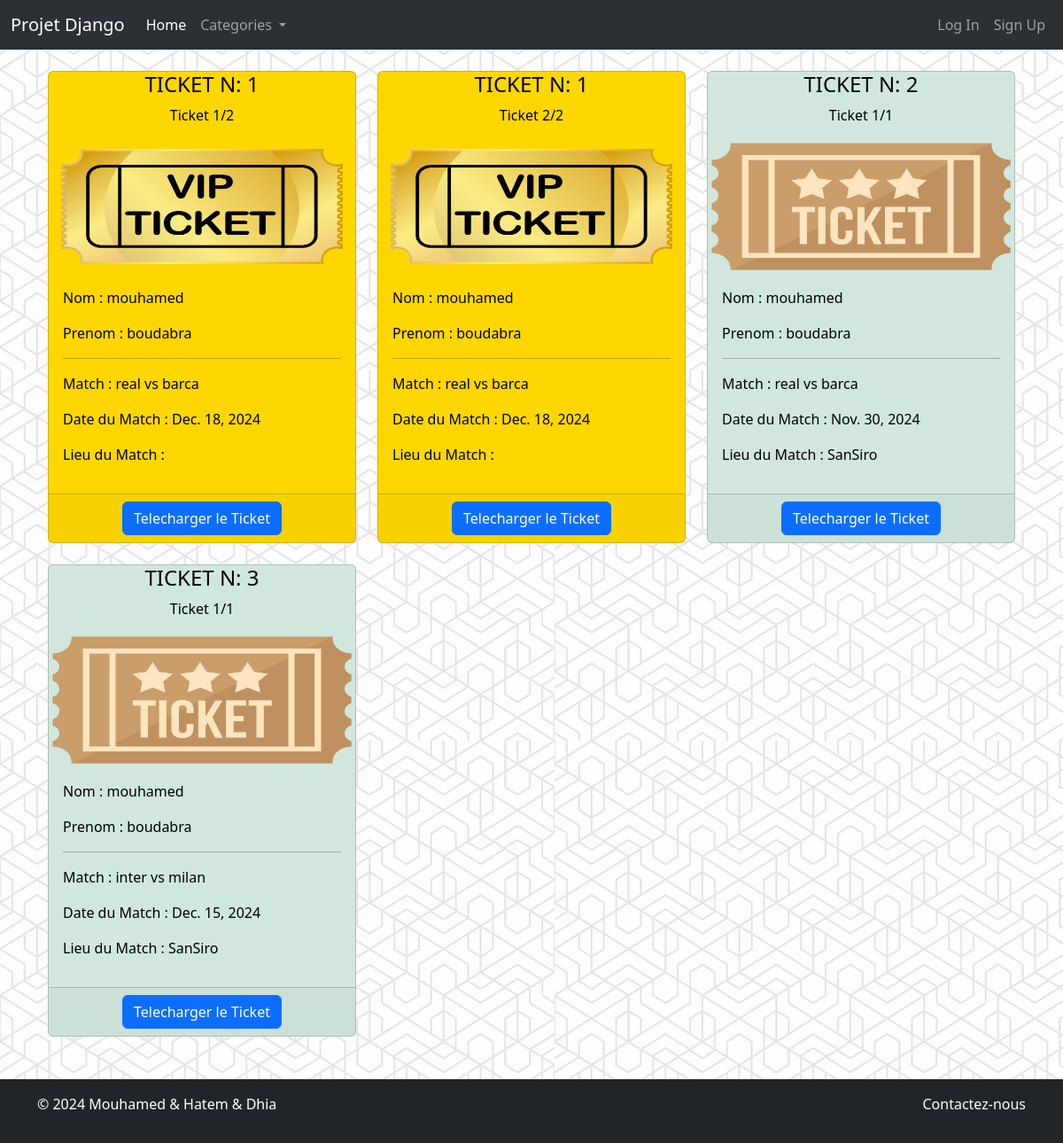
Page /ticket/6 on the committed database.
### tickets_app/models.py (models this page shows, shortened)
class Tickets(models.Model):
    client = models.ForeignKey(Client, on_delete=models.CASCADE)
    match = models.ForeignKey(Events, on_delete=models.CASCADE)
    date = models.DateField(auto_now_add=True)
    TICKET_TYPES = (
        ('Regulier', 'Regulier'),
        ('VIP', 'VIP'),
    )
    ticket_type = models.CharField(max_length=10, choices=TICKET_TYPES, default='Regulier')
    nbr = models.IntegerField(default=1)

### users_app/models.py (models this page shows, shortened)
class Users(models.Model):
    email = models.CharField(max_length=255)
    USER_TYPES = [
        ('Client', 'Client'),
        ('Organisateur', 'Organisateur'),
        ('Admin', 'Admin'),
    ]
    user_type = models.CharField(max_length=255, choices=USER_TYPES)
    addresse = models.CharField(max_length=500)
    profile_img = models.ImageField(default='profile_img_default.png', blank=True)

class Client(Users):
    nom = models.CharField(max_length=255)
    prenom = models.CharField(max_length=255)

### events_app/models.py (models this page shows, shortened)
class Events(models.Model):
    match = models.CharField(max_length=255)
    date = models.DateField(default=timezone.now)
    lieu = models.CharField(max_length=255)
    organisateur = models.ForeignKey(Organisateur, on_delete=models.CASCADE, related_name='events')
    image = models.ImageField(upload_to='images', default='default.png', blank=True)

### tickets_app/views.py (the view)
# urls.py: path('<int:id>', views.ticket_detail, name='ticket_detail'),
def ticket_detail(request, id):
    clnt = Client.objects.get(id=id)
    tickets = Tickets.objects.filter(client=clnt)
    return render(request, 'tickets_app/tickets_index.html', {'tickets': tickets})

### templates/tickets_app/tickets_index.html (shortened to what this page needs)
{% extends "base.html" %}
{% load static %}
{% block content %}
<div class="container">
    <link rel="stylesheet" href="{% static 'css/tickets_index.css' %}">
 <div class="row row-cols-1 row-cols-md-3 g-4">
    {% for ticket in tickets %}
        {% for i in ""|center:ticket.nbr %}
            <div class="col">
                <div class="card h-100 {{ ticket.ticket_type }}">
                    <h4 class="text-center">TICKET N: {{ ticket.id }}</h4>
                    <p class="text-center">Ticket {{ forloop.counter }}/{{ ticket.nbr }}</p>
                    {% if ticket.ticket_type == 'Regulier' %}
                        <img src="{% static 'Ticket_Reg_logo.png.webp'%}" style="height: 150px; width: auto;" class="card-img-top">
                    {% endif %}
                    {% if ticket.ticket_type == 'VIP' %}
                        <img src="{% static 'Ticket_VIP_logo.png'%}" style="height: 150px; width: auto;" class="card-img-top">
                    {% endif %}
                    <div class="card-body">
                        <div class="card-text">
                            <p>Nom : <span>{{ticket.client.nom}}</span></p>
                            <p>Prenom : <span>{{ticket.client.prenom}}</span></p>
                            <hr>
                            <p>Match : <span>{{ticket.match.match}}</span></p>
                            <p>Date du Match : <span>{{ticket.match.date}}</span></p>
                            <p>Lieu du Match : <span>{{ ticket.match.lieu }}</span></p>
                        </div>
                    </div>
                    <div class="card-footer">
                        <small class="text-body-secondary">
                            <center>
                                <a href="{%url 'telecharger_ticket' ticket.id forloop.counter%}" class="btn btn-primary">Telecharger le Ticket</a>
                            </center>
                        </small>
                    </div>
                </div>
            </div>
        {% endfor %}
    {% endfor %}
    </div>
</div>
<br>
{% endblock content %}

### statics/css/tickets_index.css (style rules this page uses)
.Regulier { background-color: #d1e7dd; color: #000; margin: 0; padding: 50; font-size: 16px; line-height: 24px; }
.VIP { background-color: #ffd700; color: #000; margin: 0; padding: 50; font-size: 16px; line-height: 24px; }

### rows in the picture
Tickets: id "1" "1", nbr "2" "2", ticket_type "VIP" (drawn), client.nom "mouhamed" "mouhamed", client.prenom "boudabra" "boudabra", match.match "real vs barca" "real vs barca", match "Dec. 18, 2024" "Dec. 18, 2024"
Tickets: id "2", nbr "1", ticket_type "Regulier" (drawn), client.nom "mouhamed", client.prenom "boudabra", match.match "real vs barca", match "Nov. 30, 2024", match.lieu "SanSiro"
Tickets: id "3", nbr "1", ticket_type "Regulier" (drawn), client.nom "mouhamed", client.prenom "boudabra", match.match "inter vs milan", match "Dec. 15, 2024", match.lieu "SanSiro"
